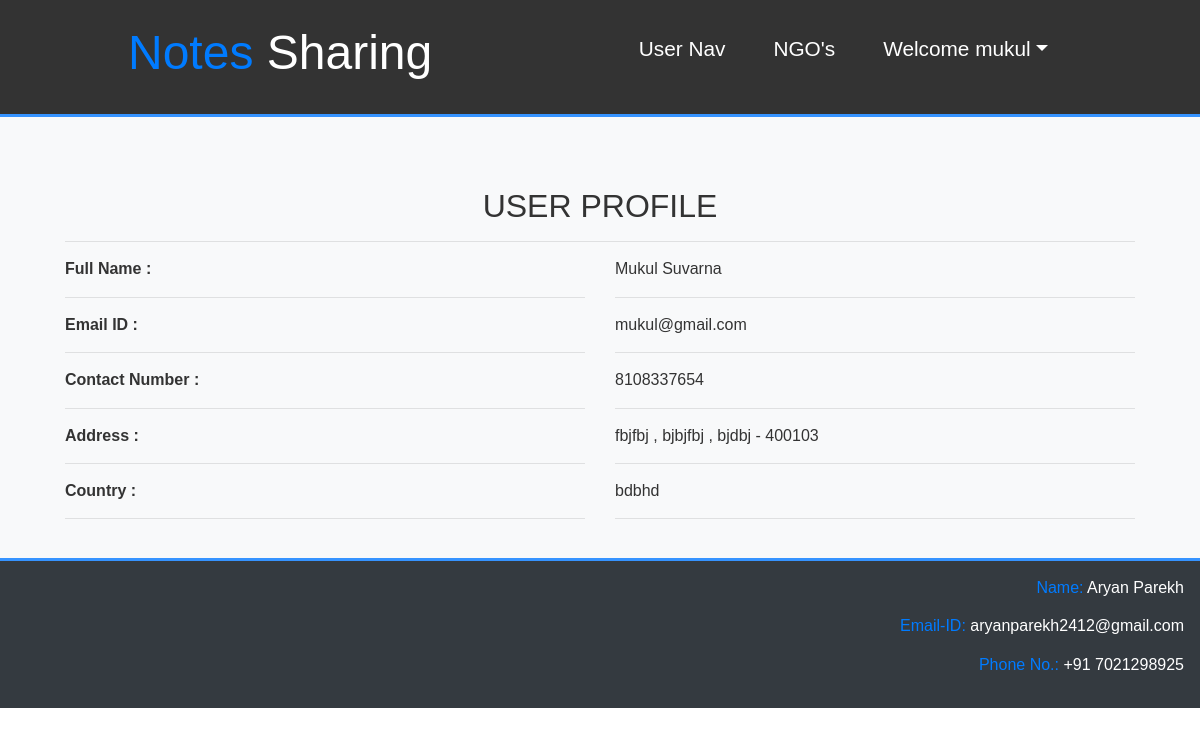
Screenshot of /user_profile/ (signed in) with the database file from the repository.
### NGO_App/models.py (models this page shows, shortened)
class UserProfile(models.Model):
    user = models.ForeignKey(User,on_delete=models.CASCADE)
    contact = models.CharField(max_length=10)
    country=models.CharField(max_length=50)
    state=models.CharField(max_length=50)
    city=models.CharField(max_length=50)
    pincode=models.CharField(max_length=50)
    address_line_1=models.CharField(max_length=200)

### NGO_App/views.py (the view)
# urls.py: path('user_profile/',user_profile,name='user_profile'),
def user_profile(request):
    if not request.user.is_authenticated:
        return redirect('user_login')
    try:
        user = User.objects.get(id=request.user.id)
    except User.DoesNotExist:
        user = None
    try:
        data = UserProfile.objects.get(user=user)
    except UserProfile.DoesNotExist:
        data = None
    d={'user':user,'data':data}
    return render(request,'user_profile.html',d)

### NGO_App/templates/user_profile.html
{% extends 'user_navigation.html' %}
{% load static %}
{% block user_body %}
<section id="profile" class="bg-light ">
  <div class="container ">
    <br>
    <h2 class="text-center mt-5">USER PROFILE</h2>
    <hr>
    <div class="row mt-3">
      <div class="col-md-6">
        <p><b>Full Name :</b></p>
        <hr>
        <p><b>Email ID :</b></p>
        <hr>
        <p><b>Contact Number :</b></p>
        <hr>
        <p><b>Address :</b></p>
        <hr>
        <p><b>Country :</b></p>
        <hr>
      </div>
      <div class="col-md-6" >
        <p style="text-transform:capitalize;">{{data.user.first_name}} {{data.user.last_name}}</p>
        <hr>
        <p>{{data.user.username}}</p>
        <hr>
        <p>{{data.contact}}</p>
        <hr>
        <p>{{data.address_line_1}} , {{data.city}} , {{data.state}} - {{data.pincode}}</p>
        <hr>
        <p>{{data.country}}</p>
        <hr>
      </div>
    </div>
  </div>
  <br>
</section>
{% endblock %}

### NGO_App/templates/user_navigation.html (shortened to what this page needs)
<!DOCTYPE html>
{% load static %}
<html lang="en" dir="ltr">
  <head>
    <link rel="stylesheet" href="https://maxcdn.bootstrapcdn.com/bootstrap/4.5.0/css/bootstrap.min.css">
    <link rel="stylesheet" href="https://cdnjs.cloudflare.com/ajax/libs/font-awesome/4.7.0/css/font-awesome.min.css">
    <link rel="stylesheet" href="{% static 'css/full.css' %}">
  </head>
  <body>
    <nav id='navbar'>
        <h2><a href="#"><span class="text-primary">Notes</span> Sharing</a></h2>
      <ul>
        <li><a href="{% url 'user_profile' %}">User Nav</a></li>
        <li><a href="{% url 'user_ngo_view' %}">NGO's</a></li>
        <li class="nav-item dropdown">
          <a class="dropdown-toggle" href="#" data-toggle="dropdown">Welcome {{request.user.first_name}}</a>
        </li>
      </ul>
    </nav>
    {% block user_body %}
    {% endblock %}
    <footer class="bg-dark">
      <p><span class="text-primary">Name: </span>Aryan Parekh</p>
      <p><span class="text-primary">Email-ID: </span>aryanparekh2412@gmail.com</p>
      <p><span class="text-primary">Phone No.: </span>+91 7021298925</p>
    </footer>
  </body>
</html>

### NGO_App/static/css/full.css (style rules this page uses)
* { margin:0; padding: 0; box-sizing: border-box; scroll-behavior: smooth; }
body { font-family: Arial, sans-serif; line-height: 1.4; color: #fff; overflow-x: scroll; }
.container { max-width: 1100px; margin: auto; }
.text-primary { color: #3693ff; }
.bg-light { background: #f4f4f4; color: #333; }
.bg-dark { background: #333; color: #fff; }
#navbar { display: flex; justify-content: space-between; background: #333; color: #fff; padding: 1.5rem 8rem; position: sticky; top: 0; z-index: 1; border-bottom: 3px solid #3693ff; }
#navbar ul { display: flex; align-items: center; list-style: none; }
#navbar h2 a { font-size: 3rem; text-align: left; color: #fff; text-decoration: none; }
#navbar li a { text-decoration: none; color: #fff; padding: 1rem; font-size: 1.3rem; margin: 0 0.5rem; border-radius: 5px; transition: background-color 0.35s; }
footer { padding: 1rem; border-top: 3px solid #3693ff; }
footer p { text-align:right; }

### rows the page displays
UserProfile: user.first_name "Mukul", user.last_name "Suvarna", user.username "mukul@gmail.com", contact "8108337654", address_line_1 "fbjfbj", city "bjbjfbj", state "bjdbj", pincode "400103", country "bdbhd"

### other values shown
{{ request.user.first_name }} "mukul"
